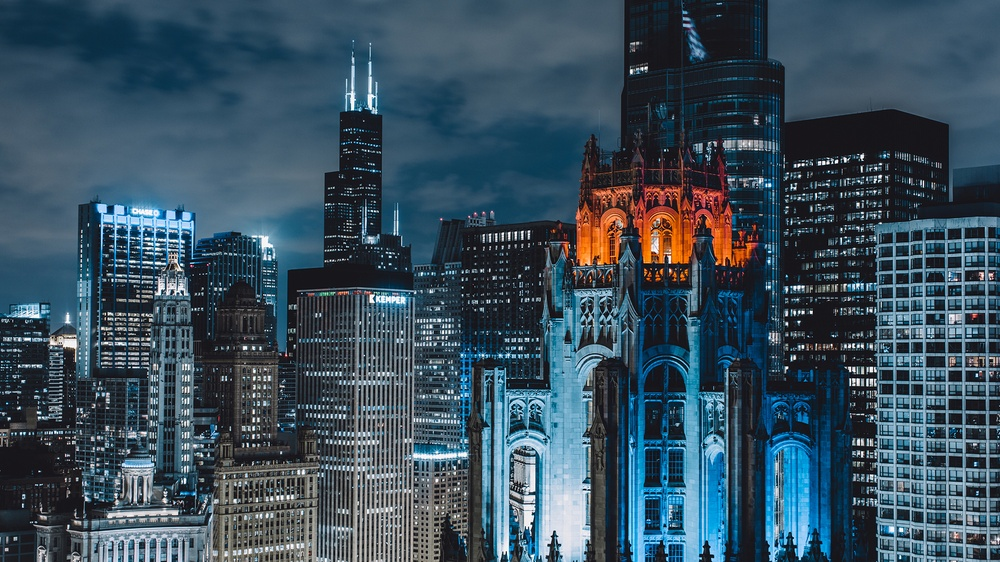
#> input picture lab2/1.jpg, 1000 x 562 px, shrunk from 1920 x 1080 before the run
$ python 2.py
#> lines starting #> are read from the running program, lines starting #| are printed output that depends on the picture
from PIL import Image, ImageDraw #Подключим необходимые библиотеки

image = Image.open("1.jpg") #Открываем изображение
#> image is the input picture: PIL image 1000x562 RGB; mean R, G, B 57.2, 78.8, 93.4
draw = ImageDraw.Draw(image) #Создаем инструмент для рисования
width  = image.size[0] #Определяем ширину
#> width = 1000
height = image.size[1] #Определяем высоту
#> height = 562
pix = image.load() #Выгружаем значения пикселей

k = height/width
#> k = 0.562

for x in range(width):
        for y in range(height):
            a = pix[x, y][0]
            b = pix[x, y][1]
            c = pix[x, y][2]
            if(y <= k*x and x >= width//2 and y >= x*(-k) + height or y > k*x and x < width//2 and y < x*(-k) + height):
                draw.point((x, y), (255, 0 , 255))

image.show()
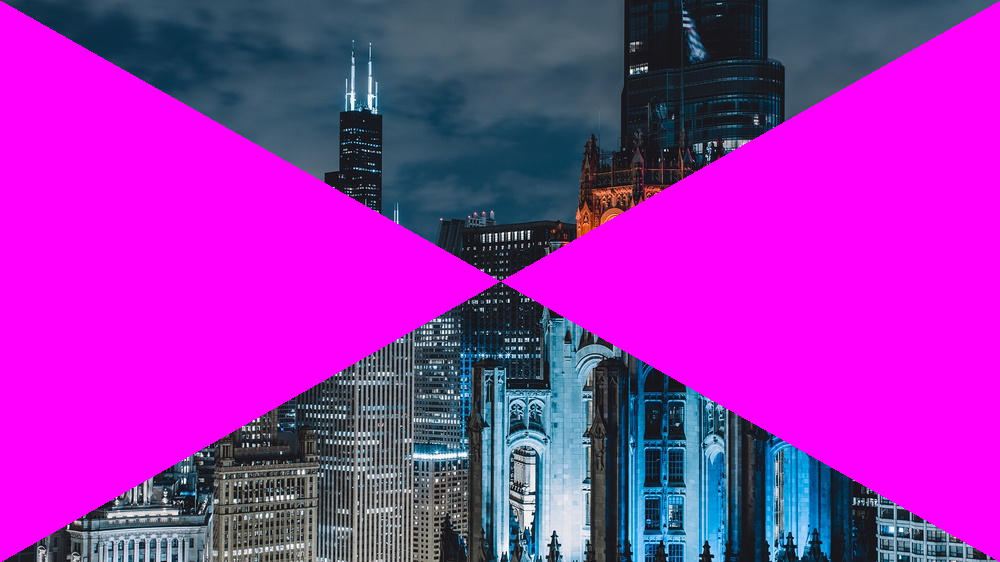
#> shown: PIL image 1000x562 RGB; mean R, G, B 156.7, 42.1, 177.8
del draw
